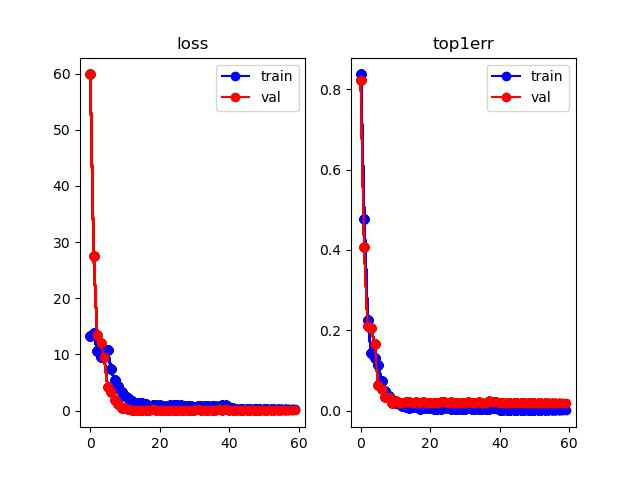

Generate this figure with Python:
# -*- coding: utf-8 -*-

from __future__ import print_function, division

import argparse
import torch
import torch.nn as nn
import torch.optim as optim
from torch.autograd import Variable
from torchvision import datasets, transforms
import torch.backends.cudnn as cudnn
import matplotlib
matplotlib.use('agg')
import matplotlib.pyplot as plt
#from PIL import Image
import time
import os
import collections
from tqdm import tqdm
from model import ft_net, ft_net_dense, ft_net_hr, ft_net_swin, ft_net_swinv2, ft_net_convnext, ft_net_efficient, ft_net_NAS, PCB, ViTReID, ViTReIDRaw, LATransformer
from utils.random_erasing import RandomErasing
from utils.dgfolder import DGFolder
import yaml
from shutil import copyfile
from utils.circle_loss import CircleLoss, convert_label_to_similarity
from utils.instance_loss import InstanceLoss
from online_triplet_loss.losses import *
from utils.ODFA import ODFA
proxy = 'http://10.0.0.107:3128'
os.environ['http_proxy'] = proxy 
os.environ['HTTP_PROXY'] = proxy
os.environ['https_proxy'] = proxy
os.environ['HTTPS_PROXY'] = proxy
version =  torch.__version__
#fp16
try:
    from apex.fp16_utils import *
    from apex import amp
    from apex.optimizers import FusedSGD
except ImportError: # will be 3.x series
    print('This is not an error. If you want to use low precision, i.e., fp16, please install the apex with cuda support (https://github.com/NVIDIA/apex) and update pytorch to 1.0')

from pytorch_metric_learning import losses, miners #pip install pytorch-metric-learning

######################################################################
# Options
# --------
parser = argparse.ArgumentParser(description='Training')
parser.add_argument('--gpu_ids',default='0', type=str,help='gpu_ids: e.g. 0  0,1,2  0,2')
parser.add_argument('--name',default='ft_ResNet50', type=str, help='output model name')
# data
parser.add_argument('--data_dir',default='/home/jun/ReID_Dataset/market/dataloader',type=str, help='training dir path')
parser.add_argument('--train_all', action='store_true', help='use all training data' )
parser.add_argument('--batchsize', default=32, type=int, help='batchsize')
parser.add_argument('--color_jitter', action='store_true', help='use color jitter in training' )
parser.add_argument('--erasing_p', default=0, type=float, help='Random Erasing probability, in [0,1]')
parser.add_argument('--DG', action='store_true', help='use extra DG-Market Dataset for training. Please download it from https://github.com/NVlabs/DG-Net#dg-market.' )
# optimizer
parser.add_argument('--lr', default=0.05, type=float, help='learning rate')
parser.add_argument('--weight_decay', default=5e-4, type=float, help='Weight decay. More Regularization Smaller Weight.')
parser.add_argument('--total_epoch', default=60, type=int, help='total training epoch')
parser.add_argument('--fp16', action='store_true', help='use float16 instead of float32, which will save about 50%% memory' )
parser.add_argument('--cosine', action='store_true', help='use cosine lrRate' )
parser.add_argument('--FSGD', action='store_true', help='use fused sgd, which will speed up trainig slightly. apex is needed.' )
# backbone
parser.add_argument('--linear_num', default=512, type=int, help='feature dimension: 512 or default or 0 (linear=False)')
parser.add_argument('--stride', default=2, type=int, help='stride')
parser.add_argument('--droprate', default=0.5, type=float, help='drop rate')
parser.add_argument('--use_dense', action='store_true', help='use densenet121' )
parser.add_argument('--use_swin', action='store_true', help='use swin transformer 224x224' )
parser.add_argument('--use_swinv2', action='store_true', help='use swin transformerv2' )
parser.add_argument('--use_efficient', action='store_true', help='use efficientnet-b4' )
parser.add_argument('--use_NAS', action='store_true', help='use NAS')
parser.add_argument('--use_latrans', action='store_true', help='use LA_Transformer' )
parser.add_argument('--use_vit', action='store_true', help='use Vision Transformer (ViT) with cls token' )
parser.add_argument('--use_vitraw', action='store_true', help='use Vision Transformer (ViT) without cls token' )
parser.add_argument('--use_hr', action='store_true', help='use hrNet' )
parser.add_argument('--use_convnext', action='store_true', help='use ConvNext' )
parser.add_argument('--ibn', action='store_true', help='use resnet+ibn' )
parser.add_argument('--PCB', action='store_true', help='use PCB+ResNet50' )
# loss
parser.add_argument('--warm_epoch', default=0, type=int, help='the first K epoch that needs warm up')
parser.add_argument('--arcface', action='store_true', help='use ArcFace loss' )
parser.add_argument('--circle', action='store_true', help='use Circle loss' )
parser.add_argument('--cosface', action='store_true', help='use CosFace loss' )
parser.add_argument('--contrast', action='store_true', help='use contrast loss' )
parser.add_argument('--instance', action='store_true', help='use instance loss' )
parser.add_argument('--ins_gamma', default=32, type=int, help='gamma for instance loss')
parser.add_argument('--triplet', action='store_true', help='use triplet loss' )
parser.add_argument('--lifted', action='store_true', help='use lifted loss' )
parser.add_argument('--sphere', action='store_true', help='use sphere loss' )
parser.add_argument('--adv', default=0.0, type=float, help='use adv loss as 1.0' )
parser.add_argument('--aiter', default=10, type=float, help='use adv loss with iter' )

opt = parser.parse_args()

fp16 = opt.fp16
data_dir = opt.data_dir
name = opt.name
str_ids = opt.gpu_ids.split(',')
gpu_ids = []
for str_id in str_ids:
    gid = int(str_id)
    if gid >=0:
        gpu_ids.append(gid)
opt.gpu_ids = gpu_ids
if opt.data_dir.find('cuhk03') != -1:
    opt.cuhk03 = True
print(f'Training on device: {opt.gpu_ids}')
# set gpu ids
if len(gpu_ids)==1:
    torch.cuda.set_device(opt.gpu_ids[0])
    cudnn.enabled = True
    cudnn.benchmark = True
if len(gpu_ids)>1:
    #torch.cuda.set_device(gpu_ids[0])
    cudnn.enabled = True
    cudnn.benchmark = True
######################################################################
# Load Data
# ---------
#
h, w = 224, 224

transform_train_list = [
        #transforms.RandomResizedCrop(size=128, scale=(0.75,1.0), ratio=(0.75,1.3333), interpolation=3), #Image.BICUBIC)
        transforms.Resize((h, w), interpolation=3),
        transforms.Pad(10),
        transforms.RandomCrop((h, w)),
        transforms.RandomHorizontalFlip(),
        transforms.ToTensor(),
        transforms.Normalize([0.485, 0.456, 0.406], [0.229, 0.224, 0.225])
        ]

transform_val_list = [
        transforms.Resize(size=(h, w),interpolation=3), #Image.BICUBIC
        transforms.ToTensor(),
        transforms.Normalize([0.485, 0.456, 0.406], [0.229, 0.224, 0.225])
        ]

if opt.PCB:
    transform_train_list = [
        transforms.Resize((384,192), interpolation=3),
        transforms.RandomHorizontalFlip(),
        transforms.ToTensor(),
        transforms.Normalize([0.485, 0.456, 0.406], [0.229, 0.224, 0.225])
        ]
    transform_val_list = [
        transforms.Resize(size=(384,192),interpolation=3), #Image.BICUBIC
        transforms.ToTensor(),
        transforms.Normalize([0.485, 0.456, 0.406], [0.229, 0.224, 0.225])
        ]

if opt.use_latrans:
    transform_train_list = [
        transforms.Resize((h, w), interpolation=3),
        transforms.RandomCrop((h, w)),
        transforms.RandomHorizontalFlip(),
        transforms.ToTensor(),
        transforms.Normalize([0.485, 0.456, 0.406], [0.229, 0.224, 0.225])
        ]
    transform_val_list = [
        transforms.Resize(size=(224,224),interpolation=3), #Image.BICUBIC
        transforms.ToTensor(),
        transforms.Normalize([0.485, 0.456, 0.406], [0.229, 0.224, 0.225])
        ]
if opt.erasing_p>0:
    transform_train_list = transform_train_list +  [RandomErasing(probability = opt.erasing_p, mean=[0.0, 0.0, 0.0])]

if opt.color_jitter:
    transform_train_list = [transforms.ColorJitter(brightness=0.1, contrast=0.1, saturation=0.1, hue=0)] + transform_train_list

print(transform_train_list)
data_transforms = {
    'train': transforms.Compose( transform_train_list ),
    'val': transforms.Compose(transform_val_list),
}


train_all = ''
if opt.train_all:
     train_all = '_all'

image_datasets = {}
image_datasets['train'] = datasets.ImageFolder(os.path.join(data_dir, 'train'),
                                          data_transforms['train'])
image_datasets['val'] = datasets.ImageFolder(os.path.join(data_dir, 'train_val/val'),
                                          data_transforms['val'])

dataloaders = {x: torch.utils.data.DataLoader(image_datasets[x], batch_size=opt.batchsize,
                                             shuffle=True, num_workers=2, pin_memory=True,
                                             prefetch_factor=2, persistent_workers=True) # 8 workers may work faster
              for x in ['train', 'val']}

# Use extra DG-Market Dataset for training. Please download it from https://github.com/NVlabs/DG-Net#dg-market.
if opt.DG:
    image_datasets['DG'] = DGFolder(os.path.join('../DG-Market' ),
                                          data_transforms['train'])
    dataloaders['DG'] = torch.utils.data.DataLoader(image_datasets['DG'], batch_size = max(8, opt.batchsize//2),
                                             shuffle=True, num_workers=2, pin_memory=True)
    DGloader_iter = enumerate(dataloaders['DG'])

dataset_sizes = {x: len(image_datasets[x]) for x in ['train', 'val']}
class_names = image_datasets['train'].classes

use_gpu = torch.cuda.is_available()

since = time.time()
inputs, classes = next(iter(dataloaders['train']))
print(time.time()-since)
######################################################################
# Training the model
# ------------------
#
# Now, let's write a general function to train a model. Here, we will
# illustrate:
#
# -  Scheduling the learning rate
# -  Saving the best model
#
# In the following, parameter ``scheduler`` is an LR scheduler object from
# ``torch.optim.lr_scheduler``.

y_loss = {} # loss history
y_loss['train'] = []
y_loss['val'] = []
y_err = {}
y_err['train'] = []
y_err['val'] = []

def fliplr(img):
    '''flip horizontal'''
    inv_idx = torch.arange(img.size(3)-1,-1,-1).long().cuda()  # N x C x H x W
    img_flip = img.index_select(3,inv_idx)
    return img_flip

class AverageMeter:
    """Computes and stores the average and current value"""
    def __init__(self):
        self.reset()

    def reset(self):
        self.val = 0
        self.avg = 0
        self.sum = 0
        self.count = 0

    def update(self, val, n=1):
        self.val = val
        self.sum += val * n
        self.count += n
        self.avg = self.sum / self.count

def train_model(model, criterion, optimizer, scheduler, num_epochs=25):
    since = time.time()

    #best_model_wts = model.state_dict()
    #best_acc = 0.0
    warm_up = 0.1 # We start from the 0.1*lrRate
    warm_iteration = round(dataset_sizes['train']/opt.batchsize)*opt.warm_epoch # first 5 epoch
    if opt.arcface:
        criterion_arcface = losses.ArcFaceLoss(num_classes=opt.nclasses, embedding_size=512)
    if opt.cosface: 
        criterion_cosface = losses.CosFaceLoss(num_classes=opt.nclasses, embedding_size=512)
    if opt.circle:
        criterion_circle = CircleLoss(m=0.25, gamma=32) # gamma = 64 may lead to a better result.
    if opt.triplet:
        miner = miners.MultiSimilarityMiner()
        criterion_triplet = losses.TripletMarginLoss(margin=0.3)
    if opt.lifted:
        criterion_lifted = losses.GeneralizedLiftedStructureLoss(neg_margin=1, pos_margin=0)
    if opt.contrast: 
        criterion_contrast = losses.ContrastiveLoss(pos_margin=0, neg_margin=1)
    if opt.instance:
        criterion_instance = InstanceLoss(gamma = opt.ins_gamma)
    if opt.sphere:
        criterion_sphere = losses.SphereFaceLoss(num_classes=opt.nclasses, embedding_size=512, margin=4)
    for epoch in range(num_epochs):
        print('Epoch {}/{}'.format(epoch, num_epochs - 1))
        # print('-' * 10)
        
        # Each epoch has a training and validation phase
        for phase in ['train', 'val']:
            if phase == 'train':
                model.train(True)  # Set model to training mode
            else:
                model.train(False)  # Set model to evaluate mode

            # Phases 'train' and 'val' are visualized in two separate progress bars
            pbar = tqdm()
            pbar.reset(total=len(dataloaders[phase].dataset))
            ordered_dict = collections.OrderedDict(phase="", Loss="", Acc="")

            running_loss = 0.0
            running_corrects = 0.0
            # Iterate over data.
            for iter, data in enumerate(dataloaders[phase]):
                # get the inputs
                inputs, labels = data
                now_batch_size,c,h,w = inputs.shape
                pbar.update(now_batch_size)  # update the pbar even in the last batch
                if now_batch_size<opt.batchsize: # skip the last batch
                    continue
                #print(inputs.shape)
                # wrap them in Variable
                if use_gpu:
                    inputs = Variable(inputs.cuda().detach())
                    labels = Variable(labels.cuda().detach())
                else:
                    inputs, labels = Variable(inputs), Variable(labels)
                # if we use low precision, input also need to be fp16
                #if fp16:
                #    inputs = inputs.half()

                # zero the parameter gradients
                optimizer.zero_grad()

                # forward
                if phase == 'val':
                    with torch.no_grad():
                        outputs = model(inputs)
                        
                else:
                    outputs = model(inputs)
                if opt.adv>0 and iter%opt.aiter==0: 
                    inputs_adv = ODFA(model, inputs)
                    outputs_adv = model(inputs_adv)

                sm = nn.Softmax(dim=1)
                log_sm = nn.LogSoftmax(dim=1)
                return_feature = opt.arcface or opt.cosface or opt.circle or opt.triplet or opt.contrast or opt.instance or opt.lifted or opt.sphere
                if return_feature and opt.use_latrans==False: 
                    logits, ff = outputs
                    fnorm = torch.norm(ff, p=2, dim=1, keepdim=True)
                    ff = ff.div(fnorm.expand_as(ff))
                    loss = criterion(logits, labels) 
                    #loss = 0
                    _, preds = torch.max(logits.data, 1)
                    if opt.adv>0  and iter%opt.aiter==0:
                        logits_adv, _ = outputs_adv
                        loss += opt.adv * criterion(logits_adv, labels)
                    if opt.arcface:
                        loss +=  criterion_arcface(ff, labels)/now_batch_size
                    if opt.cosface:
                        loss +=  criterion_cosface(ff, labels)/now_batch_size
                    if opt.circle:
                        loss +=  criterion_circle(*convert_label_to_similarity( ff, labels))/now_batch_size
                    if opt.triplet:
                        #hard_pairs = miner(ff, labels)
                        #loss +=  criterion_triplet(ff, labels, hard_pairs) #/now_batch_size
                        loss += batch_hard_triplet_loss(labels, ff, margin = 6) #/now_batch_size
                    if opt.lifted:
                        loss +=  criterion_lifted(ff, labels) #/now_batch_size
                    if opt.contrast:
                        loss +=  criterion_contrast(ff, labels) #/now_batch_size
                    if opt.instance:
                        loss += criterion_instance(ff) /now_batch_size
                    if opt.sphere:
                        loss +=  criterion_sphere(ff, labels)/now_batch_size
                elif opt.PCB:  #  PCB
                    part = {}
                    num_part = 6
                    for i in range(num_part):
                        part[i] = outputs[i]

                    score = sm(part[0]) + sm(part[1]) +sm(part[2]) + sm(part[3]) +sm(part[4]) +sm(part[5])
                    _, preds = torch.max(score.data, 1)

                    loss = criterion(part[0], labels)
                    for i in range(num_part-1):
                        loss += criterion(part[i+1], labels)
                elif opt.use_latrans:
                    score = 0.0
                    sm = nn.Softmax(dim=1)
                    loss = 0.0
                    num_part = 14
                    for v in outputs:
                        #print(loss)
                        if opt.circle:
                            logits, ff = v
                            score += sm(logits)
                            loss += criterion(logits, labels)
                            loss +=  criterion_circle(*convert_label_to_similarity( ff, labels))/now_batch_size
                        elif opt.triplet:
                            logits, ff = v
                            score += sm(logits)
                            loss += criterion(logits, labels)
                        #hard_pairs = miner(ff, labels)
                        #loss +=  criterion_triplet(ff, labels, hard_pairs) #/now_batch_size
                            loss += batch_hard_triplet_loss(labels, ff, margin = 6) #/now_batch_size
                        else:
                            logits = v
                            score += sm(logits)
                            loss += criterion(logits, labels)
                    _, preds = torch.max(score.data, 1)
                else:  #  norm
                    _, preds = torch.max(outputs.data, 1)
                    loss = criterion(outputs, labels)
                    if opt.adv>0 and iter%opt.aiter==0:
                        loss += opt.adv * criterion(outputs_adv, labels)

                del inputs
                # use extra DG Dataset (https://github.com/NVlabs/DG-Net#dg-market)
                if opt.DG and phase == 'train' and epoch > num_epochs*0.1:
                    try:
                        _, batch = DGloader_iter.__next__()
                    except StopIteration: 
                        DGloader_iter = enumerate(dataloaders['DG'])
                        _, batch = DGloader_iter.__next__()
                    except UnboundLocalError:  # first iteration
                        DGloader_iter = enumerate(dataloaders['DG'])
                        _, batch = DGloader_iter.__next__()
                        
                    inputs1, inputs2, _ = batch
                    inputs1 = inputs1.cuda().detach()
                    inputs2 = inputs2.cuda().detach()
                    # use memory in vivo loss (https://arxiv.org/abs/1912.11164)
                    outputs1 = model(inputs1)
                    if return_feature:
                        outputs1, _ = outputs1
                    elif opt.PCB:
                        for i in range(num_part):
                            part[i] = outputs1[i]
                        outputs1 = part[0] + part[1] + part[2] + part[3] + part[4] + part[5]
                    outputs2 = model(inputs2)
                    if return_feature:
                        outputs2, _ = outputs2
                    elif opt.PCB:
                        for i in range(num_part):
                            part[i] = outputs2[i]
                        outputs2 = part[0] + part[1] + part[2] + part[3] + part[4] + part[5]

                    mean_pred = sm(outputs1 + outputs2)
                    kl_loss = nn.KLDivLoss(size_average=False)
                    reg= (kl_loss(log_sm(outputs2) , mean_pred)  + kl_loss(log_sm(outputs1) , mean_pred))/2
                    loss += 0.01*reg
                    del inputs1, inputs2
                    #print(0.01*reg)
                # backward + optimize only if in training phase
                if epoch<opt.warm_epoch and phase == 'train': 
                    warm_up = min(1.0, warm_up + 0.9 / warm_iteration)
                    loss = loss*warm_up

                if phase == 'train':
                    if fp16: # we use optimier to backward loss
                        with amp.scale_loss(loss, optimizer) as scaled_loss:
                            scaled_loss.backward()
                    else:
                        loss.backward()
                    optimizer.step()
                # statistics
                if int(version[0])>0 or int(version[2]) > 3: # for the new version like 0.4.0, 0.5.0 and 1.0.0
                    running_loss += loss.item() * now_batch_size
                    ordered_dict["Loss"] = f"{loss.item():.4f}"
                else :  # for the old version like 0.3.0 and 0.3.1
                    running_loss += loss.data[0] * now_batch_size
                    ordered_dict["Loss"] = f"{loss.data[0]:.4f}"
                del loss
                running_corrects += float(torch.sum(preds == labels.data))
                # Refresh the progress bar in every batch
                ordered_dict["phase"] = phase
                ordered_dict[
                    "Acc"
                ] = f"{(float(torch.sum(preds == labels.data)) / now_batch_size):.4f}"
                pbar.set_postfix(ordered_dict=ordered_dict)

            epoch_loss = running_loss / dataset_sizes[phase]
            epoch_acc = running_corrects / dataset_sizes[phase]
            
            # print('{} Loss: {:.4f} Acc: {:.4f}'.format(
            #     phase, epoch_loss, epoch_acc))
            ordered_dict["phase"] = phase
            ordered_dict["Loss"] = f"{epoch_loss:.4f}"
            ordered_dict["Acc"] = f"{epoch_acc:.4f}"
            pbar.set_postfix(ordered_dict=ordered_dict)
            pbar.close()
            
            y_loss[phase].append(epoch_loss)
            y_err[phase].append(1.0-epoch_acc)            
            # deep copy the model
            if phase == 'val' and epoch%10 == 9:
                last_model_wts = model.state_dict()
                if len(opt.gpu_ids)>1:
                    save_network(model.module, epoch+1)
                else:
                    save_network(model, epoch+1)
            if phase == 'val':
                draw_curve(epoch)
            if phase == 'train':
                scheduler.step()
        time_elapsed = time.time() - since
        print('Training complete in {:.0f}m {:.0f}s'.format(
            time_elapsed // 60, time_elapsed % 60))
        print()

    time_elapsed = time.time() - since
    print('Training complete in {:.0f}m {:.0f}s'.format(
        time_elapsed // 60, time_elapsed % 60))
    #print('Best val Acc: {:4f}'.format(best_acc))

    # load best model weights
    model.load_state_dict(last_model_wts)
    if len(opt.gpu_ids)>1:
        save_network(model.module, 'last')
    else:
        save_network(model, 'last')

    return model


######################################################################
# Draw Curve
#---------------------------
x_epoch = []
fig = plt.figure()
ax0 = fig.add_subplot(121, title="loss")
ax1 = fig.add_subplot(122, title="top1err")
def draw_curve(current_epoch):
    x_epoch.append(current_epoch)
    ax0.plot(x_epoch, y_loss['train'], 'bo-', label='train')
    ax0.plot(x_epoch, y_loss['val'], 'ro-', label='val')
    ax1.plot(x_epoch, y_err['train'], 'bo-', label='train')
    ax1.plot(x_epoch, y_err['val'], 'ro-', label='val')
    if current_epoch == 0:
        ax0.legend()
        ax1.legend()
    fig.savefig( os.path.join('./model',name,'train.jpg'))

######################################################################
# Save model
#---------------------------
def save_network(network, epoch_label):
    save_filename = 'net_%s.pth'% epoch_label
    save_path = os.path.join('./model',name,save_filename)
    torch.save(network.cpu().state_dict(), save_path)
    if torch.cuda.is_available():
        network.cuda(gpu_ids[0])


######################################################################
# Finetuning the convnet
# ----------------------
#
# Load a pretrainied model and reset final fully connected layer.
#

return_feature = opt.arcface or opt.cosface or opt.circle or opt.triplet or opt.contrast or opt.instance or opt.lifted or opt.sphere

if opt.use_dense:
    model = ft_net_dense(len(class_names), opt.droprate, opt.stride, circle = return_feature, linear_num=opt.linear_num)
elif opt.use_NAS:
    model = ft_net_NAS(len(class_names), opt.droprate, linear_num=opt.linear_num)
elif opt.use_swin:
    model = ft_net_swin(len(class_names), opt.droprate, opt.stride, circle = return_feature, linear_num=opt.linear_num)
elif opt.use_swinv2:
    model = ft_net_swinv2(len(class_names), (h, w), opt.droprate, opt.stride, circle = return_feature, linear_num=opt.linear_num)
elif opt.use_efficient:
    model = ft_net_efficient(len(class_names), opt.droprate, circle = return_feature, linear_num=opt.linear_num)
elif opt.use_hr:
    model = ft_net_hr(len(class_names), opt.droprate, circle = return_feature, linear_num=opt.linear_num)
elif opt.use_convnext:
    model = ft_net_convnext(len(class_names), opt.droprate, circle = return_feature, linear_num=opt.linear_num)
elif opt.use_latrans:
    model = LATransformer(len(class_names), opt.droprate, circle = return_feature)
    print(len(class_names))
elif opt.use_vit:
    model = ViTReID(len(class_names), opt.droprate, circle = return_feature, linear_num=opt.linear_num)
elif opt.use_vitraw:
    model = ViTReIDRaw(len(class_names), opt.droprate, circle = return_feature, linear_num=opt.linear_num)
else:
    model = ft_net(len(class_names), opt.droprate, opt.stride, circle = return_feature, ibn=opt.ibn, linear_num=opt.linear_num)

if opt.PCB:
    model = PCB(len(class_names))

opt.nclasses = len(class_names)

print(model)

# model to gpu
model = model.cuda()

optim_name = optim.SGD #apex.optimizers.FusedSGD
if opt.FSGD: # apex is needed
    optim_name = FusedSGD

if len(opt.gpu_ids)>1:
    model = torch.nn.DataParallel(model, device_ids=opt.gpu_ids).cuda()
    
    if opt.PCB:
        ignored_params = list(map(id, model.module.model.fc.parameters() ))
        ignored_params += (list(map(id, model.module.classifier0.parameters() ))
                     +list(map(id, model.module.classifier1.parameters() ))
                     +list(map(id, model.module.classifier2.parameters() ))
                     +list(map(id, model.module.classifier3.parameters() ))
                     +list(map(id, model.module.classifier4.parameters() ))
                     +list(map(id, model.module.classifier5.parameters() ))
                     #+list(map(id, model.module.classifier6.parameters() ))
                     #+list(map(id, model.module.classifier7.parameters() ))
                      )
        base_params = filter(lambda p: id(p) not in ignored_params, model.module.parameters())
        classifier_params = filter(lambda p: id(p) in ignored_params, model.module.parameters())
        optimizer_ft = optim_name([
             {'params': base_params, 'lr': 0.1*opt.lr},
             {'params': classifier_params, 'lr': opt.lr}
         ], weight_decay=opt.weight_decay, momentum=0.9, nesterov=True)
    elif opt.use_latrans:
        ignored_params = list(map(id, model.module.model.fc.parameters() ))
        ignored_params += (list(map(id, model.module.classifier0.parameters() ))
                     +list(map(id, model.module.classifier1.parameters() ))
                     +list(map(id, model.module.classifier2.parameters() ))
                     +list(map(id, model.module.classifier3.parameters() ))
                     +list(map(id, model.module.classifier4.parameters() ))
                     +list(map(id, model.module.classifier5.parameters() ))
                     +list(map(id, model.module.classifier6.parameters() ))
                     +list(map(id, model.module.classifier7.parameters() ))
                     +list(map(id, model.module.classifier8.parameters() ))
                     +list(map(id, model.module.classifier9.parameters() ))
                     +list(map(id, model.module.classifier10.parameters() ))
                     +list(map(id, model.module.classifier11.parameters() ))
                     +list(map(id, model.module.classifier12.parameters() ))
                     +list(map(id, model.module.classifier13.parameters() ))
                     #+list(map(id, model.module.classifier6.parameters() ))
                     #+list(map(id, model.module.classifier7.parameters() ))
                      )
        base_params = filter(lambda p: id(p) not in ignored_params, model.module.parameters())
        classifier_params = filter(lambda p: id(p) in ignored_params, model.module.parameters())
        optimizer_ft = optim_name([
             {'params': base_params, 'lr': 0.1*opt.lr},
             {'params': classifier_params, 'lr': opt.lr}
         ], weight_decay=opt.weight_decay, momentum=0.9, nesterov=True) 
    else:
        ignored_params = list(map(id, model.module.classifier.parameters() ))
        base_params = filter(lambda p: id(p) not in ignored_params, model.module.parameters())
        classifier_params = model.module.classifier.parameters()
        optimizer_ft = optim_name([
             {'params': base_params, 'lr': 0.1*opt.lr},
             {'params': classifier_params, 'lr': opt.lr}
         ], weight_decay=opt.weight_decay, momentum=0.9, nesterov=True)
else:
    if opt.PCB:
        ignored_params = list(map(id, model.model.fc.parameters() ))
        ignored_params += (list(map(id, model.classifier0.parameters() ))
                     +list(map(id, model.classifier1.parameters() ))
                     +list(map(id, model.classifier2.parameters() ))
                     +list(map(id, model.classifier3.parameters() ))
                     +list(map(id, model.classifier4.parameters() ))
                     +list(map(id, model.classifier5.parameters() ))
                     #+list(map(id, model.module.classifier6.parameters() ))
                     #+list(map(id, model.module.classifier7.parameters() ))
                      )
        base_params = filter(lambda p: id(p) not in ignored_params, model.parameters())
        classifier_params = filter(lambda p: id(p) in ignored_params, model.parameters())
        optimizer_ft = optim_name([
             {'params': base_params, 'lr': 0.1*opt.lr},
             {'params': classifier_params, 'lr': opt.lr}
         ], weight_decay=opt.weight_decay, momentum=0.9, nesterov=True)
    elif opt.use_latrans:
        ignored_params = []
        #ignored_params = list(map(id, model.model.fc.parameters() ))
        ignored_params += (list(map(id, model.classifier0.parameters() ))
                     +list(map(id, model.classifier1.parameters() ))
                     +list(map(id, model.classifier2.parameters() ))
                     +list(map(id, model.classifier3.parameters() ))
                     +list(map(id, model.classifier4.parameters() ))
                     +list(map(id, model.classifier5.parameters() ))
                     +list(map(id, model.classifier6.parameters() ))
                     +list(map(id, model.classifier7.parameters() ))
                     +list(map(id, model.classifier8.parameters() ))
                     +list(map(id, model.classifier9.parameters() ))
                     +list(map(id, model.classifier10.parameters() ))
                     +list(map(id, model.classifier11.parameters() ))
                     +list(map(id, model.classifier12.parameters() ))
                     +list(map(id, model.classifier13.parameters() ))
                     #+list(map(id, model.module.classifier6.parameters() ))
                     #+list(map(id, model.module.classifier7.parameters() ))
                      )
        base_params = filter(lambda p: id(p) not in ignored_params, model.parameters())
        classifier_params = filter(lambda p: id(p) in ignored_params, model.parameters())
        optimizer_ft = optim_name([
             {'params': base_params, 'lr': 0.1*opt.lr},
             {'params': classifier_params, 'lr': opt.lr}
         ], weight_decay=opt.weight_decay, momentum=0.9, nesterov=True) 
    else:
        ignored_params = list(map(id, model.classifier.parameters() ))
        base_params = filter(lambda p: id(p) not in ignored_params, model.parameters())
        classifier_params = model.classifier.parameters()
        optimizer_ft = optim_name([
             {'params': base_params, 'lr': 0.1*opt.lr},
             {'params': classifier_params, 'lr': opt.lr}
         ], weight_decay=opt.weight_decay, momentum=0.9, nesterov=True)

# Decay LR by a factor of 0.1 every 40 epochs
exp_lr_scheduler = optim.lr_scheduler.StepLR(optimizer_ft, step_size=opt.total_epoch*2//3, gamma=0.1)
if opt.cosine:
    exp_lr_scheduler = optim.lr_scheduler.CosineAnnealingLR(optimizer_ft, opt.total_epoch, eta_min=0.01*opt.lr)

######################################################################
# Train and evaluate
# ^^^^^^^^^^^^^^^^^^
#
# It should take around 1-2 hours on GPU. 
#
dir_name = os.path.join('./model',name)
if not os.path.isdir(dir_name):
    os.mkdir(dir_name)
#record every run
copyfile('./train.py', dir_name+'/train.py')
copyfile('./model.py', dir_name+'/model.py')

# save opts
with open('%s/opts.yaml'%dir_name,'w') as fp:
    yaml.dump(vars(opt), fp, default_flow_style=False)

criterion = nn.CrossEntropyLoss()

if fp16:
    #model = network_to_half(model)
    #optimizer_ft = FP16_Optimizer(optimizer_ft, static_loss_scale = 128.0)
    model, optimizer_ft = amp.initialize(model, optimizer_ft, opt_level = "O1")

model = train_model(model, criterion, optimizer_ft, exp_lr_scheduler,
                       num_epochs=opt.total_epoch)

